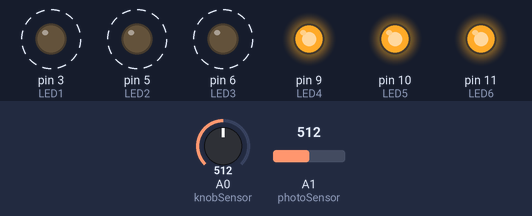
Recording of a sketch running on a simulated Arduino Uno, built with avr-gcc and run on an emulated ATmega328P. Shown: output pins drawn as LEDs (lit = HIGH). Dashed ring = blinking. Inputs (shaded band) come from the test bench; at power-on: A1 (photoSensor) = 512, A0 (knobSensor) = 512. What the sketch prints to the serial monitor is not drawn.

Above: at 1.7 s.
1.8 s: A1 (photoSensor) set to 790
At 2.0 s:
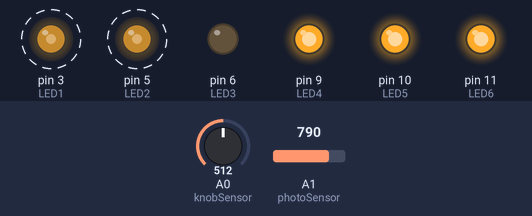
5.3 s: A1 (photoSensor) set to 820
At 5.58 s:
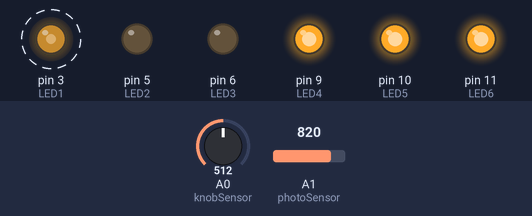
At 6.55 s:
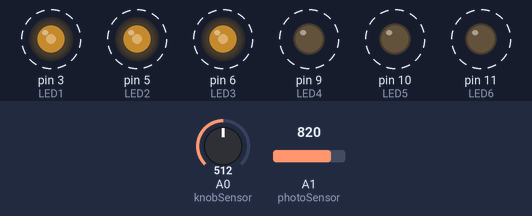
8.8 s: A0 (knobSensor) set to 313
At 9.53 s:
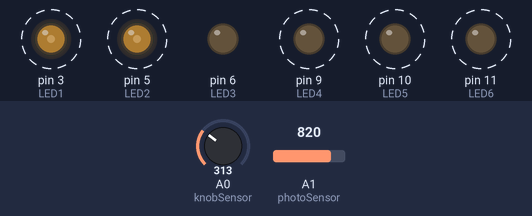
12.3 s: A0 (knobSensor) set to 295
15.8 s: A0 (knobSensor) set to 211
19.3 s: A0 (knobSensor) set to 203
Timing chart, 0 to 23.8 s (numbered marks = the images above; inputs shaded):
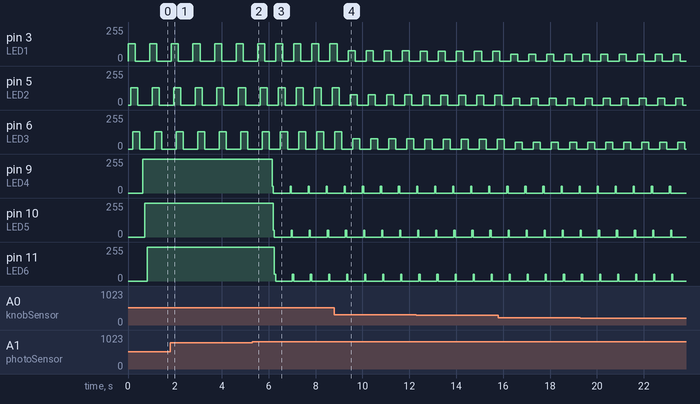

Measured:
- the behaviour switches between 803 and 804 on A1 (photoSensor) (found by bisection; images 1 and 2)
- after the input at 5.3 s, pin 9 (LED4): 255/255 → 0/255 after 0.84 s; pin 10 (LED5): 255/255 → 0/255 after 0.89 s; pin 11 (LED6): 255/255 → 0/255 after 0.94 s
- by itself, pin 3 (LED1), pin 5 (LED2), pin 6 (LED3): alternates 50/255 for 0.30 s and 0/255 for 0.47 s

The sketch:

sketch_oct3c.ino
```cpp
/*
6 led, 3 of which controlled by PhotoCell and rest of the three controlled by Potentiometer.
blue lights have a repetitive pattern and potentiometer increases and decreases the light intensity
greenlights have the same repetitice patten and photocell incereases and brightness when light threshold goes below a limit.

Coded and written by
Jay J Gurung
10-3-2023

*/


const int photoSensor = A1;
const int knobSensor = A0;
const int LED1 = 3;
const int LED2 = 5;
const int LED3 = 6;
const int LED4 = 9;
const int LED5 = 10;
const int LED6 = 11;
int valueP= 0;
int valueK= 0;

void setup() {
  // put your setup code here, to run once:
  pinMode(LED1, OUTPUT);
  pinMode(LED2, OUTPUT);
  pinMode(LED3, OUTPUT);
  pinMode(LED4, OUTPUT);
  pinMode(LED5, OUTPUT);
  pinMode(LED6, OUTPUT);


  Serial.begin(9600);
}

void loop() {
  // put your main code here, to run repeatedly:

  // POTENTIOMETER Controlled Light pttern
  valueK = analogRead(knobSensor);
  delay(10);
  valueK = valueK/4;
  analogWrite(LED1, valueK);
  delay(100);
  analogWrite(LED2, valueK);
  delay(100);
  analogWrite(LED3, valueK);
  delay(100);
  analogWrite(LED1, 0);
  delay(100);
  analogWrite(LED2, 0);
  delay(100);
  analogWrite(LED3, 0);
  delay(100);

// POTENTIOMETER Controlled Light pttern
  valueP = analogRead(photoSensor);
  delay (10);  //Small delay
  valueP = valueP / 4; //Dividing value by 4 reduces range to max 255

  if (valueP >= 0 && valueP <= 200){
    analogWrite(LED4,255);
    delay(100);
    analogWrite(LED5,255);
    delay(100);
    analogWrite(LED6,255);
    delay(100);
  }
  else if (valueP >= 201 && valueP <= 1023){
    analogWrite(LED4, 50);
    delay(50);
    analogWrite(LED4,0);
    analogWrite(LED5, 50);
    delay(50);
    analogWrite(LED5,0);
    analogWrite(LED6, 50);
    delay(50);
    analogWrite(LED6,0);
  }
  Serial.println("Value P = " + valueP);
  Serial.println("Value K = " + valueK);
}
```
